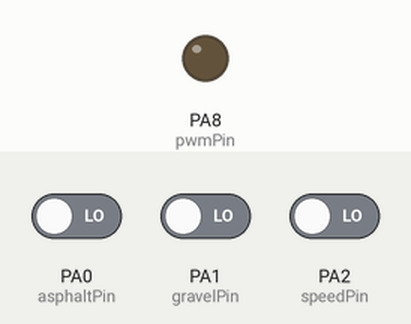
Simulated run of this sketch. Board: STM32 Blue Pill. Parts: output pins drawn as LEDs (lit = HIGH). The test bench sets the inputs (shaded band); at power-on: PA1 (gravelPin) LOW, PA0 (asphaltPin) LOW, PA2 (speedPin) LOW.

Above: at 1.2 s.
1.3 s: PA1 (gravelPin) driven HIGH
At 2.4 s:
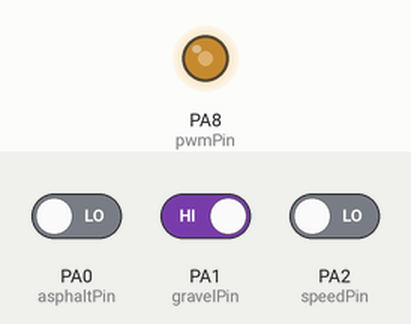
2.8 s: PA0 (asphaltPin) driven HIGH
At 3.5 s:
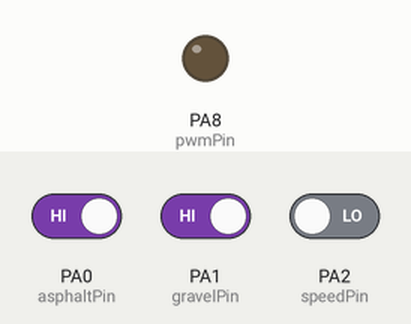
4.3 s: PA0 (asphaltPin) driven LOW
At 4.8 s:
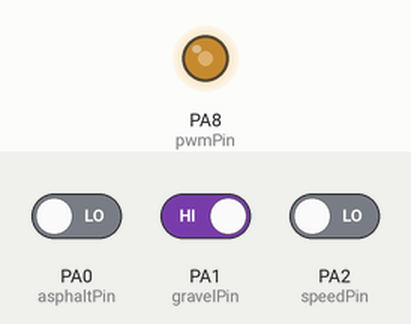
5.8 s: PA1 (gravelPin) driven LOW
At 7.0 s:
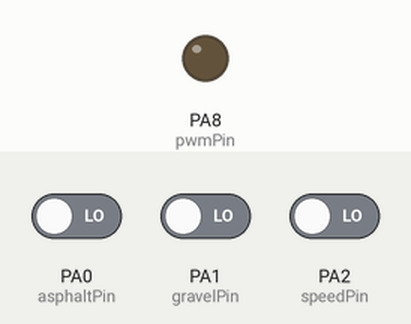
7.3 s: PA2 (speedPin) driven HIGH
At 8.1 s:
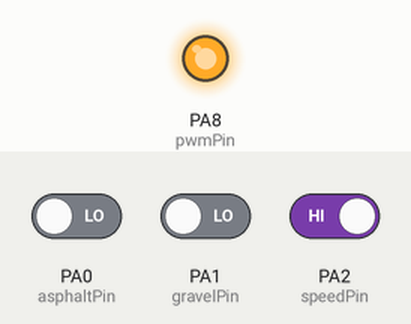
Timing chart, 0 to 9.8 s (numbered marks = the images above; inputs shaded):
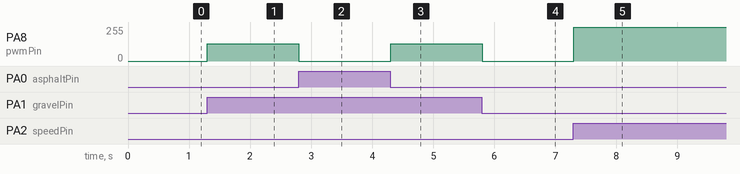

Measured:
- after the input at 1.3 s, PA8 (pwmPin): 0/255 → 128/255 at once
- after the input at 2.8 s, PA8 (pwmPin): 128/255 → 0/255 at once
- after the input at 4.3 s, PA8 (pwmPin): 0/255 → 128/255 at once
- after the input at 5.8 s, PA8 (pwmPin): 128/255 → 0/255 at once
- after the input at 7.3 s, PA8 (pwmPin): 0/255 → 255/255 at once

The sketch:

stm32code.ino
```cpp
// Inputs from Raspberry Pi
const int asphaltPin = PA0;
const int gravelPin = PA1;
const int speedPin = PA2;

// PWM Output
const int pwmPin = PA8;

void setup()
{
    pinMode(asphaltPin, INPUT_PULLDOWN);
    pinMode(gravelPin, INPUT_PULLDOWN);
    pinMode(speedPin, INPUT_PULLDOWN);

    pinMode(pwmPin, PWM);

    analogWriteResolution(8);   // 0-255
}

void loop()
{
    bool asphalt = digitalRead(asphaltPin);
    bool gravel = digitalRead(gravelPin);
    bool speed = digitalRead(speedPin);

    if (asphalt)
    {
        // Lowest output
        analogWrite(pwmPin, 0);
    }

    else if (gravel)
    {
        // Medium output (~3 A after calibration)
        analogWrite(pwmPin, 128);
    }

    else if (speed)
    {
        // Maximum output
        analogWrite(pwmPin, 255);
    }

    else
    {
        // No terrain selected
        analogWrite(pwmPin, 0);
    }

    delay(5);
}
```
